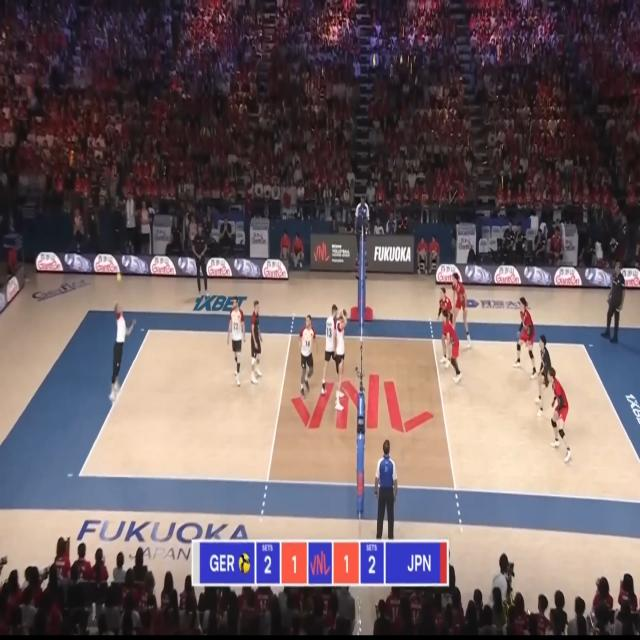
#> input picture dataset/train/images/clip_one/clip_one_mp4-0000_jpg.rf.0714a8d9be79d5562af2e560723562b4.jpg, 640 x 640 px
$ jupyter execute --allow-errors cv2-background-subtract.ipynb
#> lines starting #> are read from the running program, lines starting #| are printed output that depends on the picture; after the words box and inside, x2 and y2 are one past the last pixel; in counts of white or black regions, pixels touching at a corner belong together
[cell 1]
from __future__ import print_function
import cv2 as cv
import os
import numpy as np

def process_background_subtraction(image_folder):
#> called with image_folder = './dataset/train/images/clip_one'
    background_subtractors = [
        cv.createBackgroundSubtractorMOG2(history=1000),
        # cv.createBackgroundSubtractorKNN()
    ]

    fourcc = cv.VideoWriter_fourcc(*'mp4v')
    fps = 30
    image_files = [f for f in os.listdir(image_folder) if f.endswith(('.jpg', '.png'))]
    first_frame = cv.imread(os.path.join(image_folder, image_files[0]))
#> first_frame is the input picture: shape (640, 640, 3); mean B, G, R 99, 96.8, 112.3
    if first_frame is not None:
        frame_size = (first_frame.shape[1], first_frame.shape[0])
#> frame_size = (640, 640)
    else:
        raise ValueError("No valid images found in the specified directory.")

    for backSub in background_subtractors:
        # set params
        backSub.setDetectShadows(False)
        backSub.setBackgroundRatio(0.99999)

        sub_dir = f'./output/output_{backSub.__class__.__name__}'
        os.makedirs(sub_dir, exist_ok=True)
        output_file = os.path.join(sub_dir, f'output_{os.path.basename(image_folder)}.mp4')
        out = cv.VideoWriter(output_file, fourcc, fps, frame_size)

        for image_file in image_files:
            image_path = os.path.join(image_folder, image_file)
            frame = cv.imread(image_path)

            if frame is None:
                print('Unable to open: ' + image_path)
                continue

            fgMask = backSub.apply(frame)
#> fgMask: shape (640, 640); every value is 255

            # Remove noise from the foreground mask
            noise_removal_kernel = cv.getStructuringElement(cv.MORPH_ELLIPSE, (5, 5))
            cleanedMask = cv.morphologyEx(fgMask, cv.MORPH_OPEN, noise_removal_kernel)

            # Apply closing operation to fill small holes
            closedMask = cv.morphologyEx(cleanedMask, cv.MORPH_CLOSE, noise_removal_kernel)

            # Detect circles in the closed mask
            circles = cv.HoughCircles(closedMask, cv.HOUGH_GRADIENT, dp=1, minDist=20,
                                       param1=50, param2=30, minRadius=1, maxRadius=2)
#> circles = None

            # If circles are detected, draw them on the frame
            if circles is not None:
                circles = np.uint16(np.around(circles))
                for i in circles[0, :]:
                    # Draw the outer circle
                    cv.circle(frame, (i[0], i[1]), i[2], (0, 255, 0), 2)
                    # Draw the center of the circle
                    cv.circle(frame, (i[0], i[1]), 2, (0, 0, 255), 3)

            # Write the original frame and the closed mask to the video
            out.write(frame)
            out.write(closedMask)

            cv.rectangle(frame, (10, 2), (100, 20), (255, 255, 255), -1)
            cv.putText(frame, str(image_file), (15, 15), cv.FONT_HERSHEY_SIMPLEX, 0.5, (0, 0, 0))
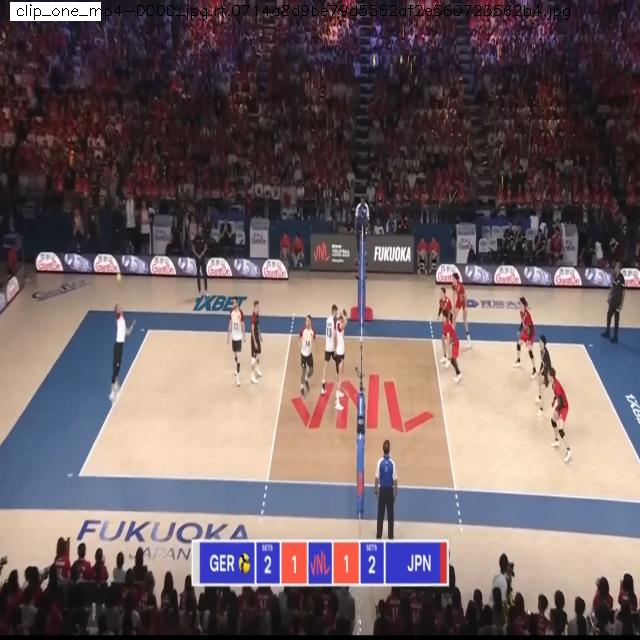
#> frame: shape (640, 640, 3); mean B, G, R 99.6, 97.6, 112.9

            cv.imshow('Frame', frame)
            cv.imshow(f'Closed FG Mask', closedMask)

            keyboard = cv.waitKey(30)
#> (key q is pressed here)
            if keyboard == ord('q') or keyboard == 27:
                break

        out.release()
        cv.destroyAllWindows()

clip_directories = ['./dataset/train/images/clip_one',
                    './dataset/train/images/clip_two',
                    './dataset/train/images/clip_three',
                    './dataset/train/images/clip_four']

#> (the rest of this cell did not finish here and is left out)

[cell 2]
from __future__ import print_function
import cv2 as cv
import os

def process_background_subtraction(image_folder):
#> called with image_folder = './dataset/train/images/clip_one'
    background_subtractors = [
        cv.createBackgroundSubtractorMOG2(),
        cv.createBackgroundSubtractorKNN(),
        cv.bgsegm.createBackgroundSubtractorMOG(),
        cv.bgsegm.createBackgroundSubtractorGMG()
    ]


# The GMG (Geodesic Object Tracking) background subtractor may only show results near the end of the video due to its reliance on a learning process that requires a sufficient number of frames to adapt to the scene. If the initial frames do not contain enough information for it to learn the background effectively, it may take longer to produce accurate foreground masks.

    fourcc = cv.VideoWriter_fourcc(*'mp4v')
    fps = 30
    image_files = [f for f in os.listdir(image_folder) if f.endswith(('.jpg', '.png'))]
    first_frame = cv.imread(os.path.join(image_folder, image_files[0]))
    if first_frame is not None:
        frame_size = (first_frame.shape[1] * 2, first_frame.shape[0] * 2)
#> frame_size = (1280, 1280)
    else:
        raise ValueError("No valid images found in the specified directory.")

    sub_dir = './output/output_combined'
    os.makedirs(sub_dir, exist_ok=True)
    output_file = os.path.join(sub_dir, f'output_{os.path.basename(image_folder)}.mp4')
    out = cv.VideoWriter(output_file, fourcc, fps, frame_size)

    for image_file in image_files:
        image_path = os.path.join(image_folder, image_file)
        frame = cv.imread(image_path)

        if frame is None:
            print('Unable to open: ' + image_path)
            continue

        fgMasks = [bg_subtractor.apply(frame) for bg_subtractor in background_subtractors]
#> fgMasks = 4 items
        fgMasks_colored = [cv.cvtColor(fgMask, cv.COLOR_GRAY2BGR) for fgMask in fgMasks]
#> fgMasks_colored = 4 items

        # Arrange the frames in a 2x2 grid
        combined_frame = cv.vconcat([
            cv.hconcat(fgMasks_colored[:2]),
            cv.hconcat(fgMasks_colored[2:])
        ])
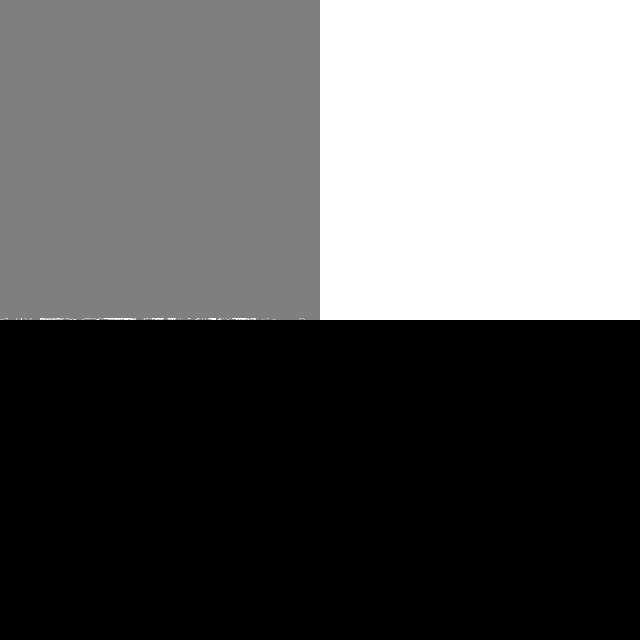
#> combined_frame: shape (1280, 1280, 3) (shown at 1/2 size); min 0, max 255, mean 95.6

        for i, bg_subtractor in enumerate(background_subtractors):
            cv.putText(combined_frame, bg_subtractor.__class__.__name__, (10 + (i % 2) * (frame_size[0] // 2), 30 + (i // 2) * (frame_size[1] // 2)), cv.FONT_HERSHEY_SIMPLEX, 0.5, (255, 255, 255), 1)
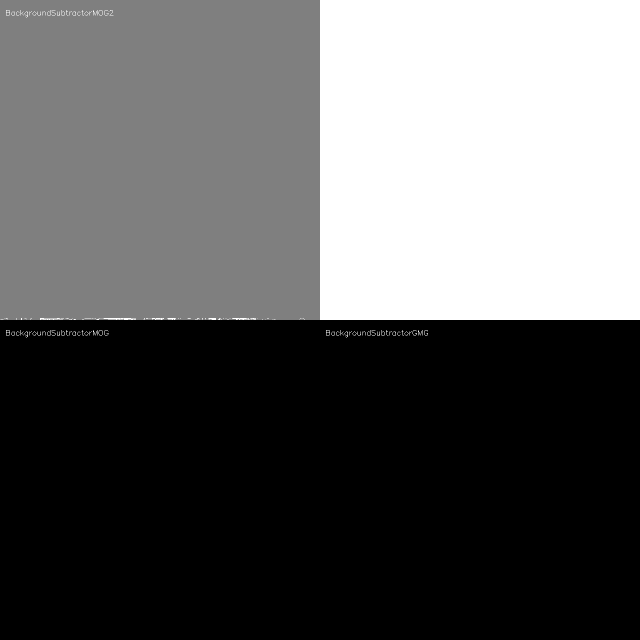
#> combined_frame: shape (1280, 1280, 3) (shown at 1/2 size); 0.09% of pixels changed, all inside (x1, y1, x2, y2) = (12, 20, 856, 675)

        out.write(combined_frame)

        cv.imshow('Combined Frame', combined_frame)

        keyboard = cv.waitKey(30)
#> (key q is pressed here)
        if keyboard == ord('q') or keyboard == 27:
            break

    out.release()
    cv.destroyAllWindows()

clip_directories = ['./dataset/train/images/clip_one',
                    './dataset/train/images/clip_two',
                    './dataset/train/images/clip_three',
                    './dataset/train/images/clip_four']

#> (the rest of this cell did not finish here and is left out)

[cell 3]
# %pip install opencv-python opencv-contrib-python --user

[cell 4]
import cv2 as cv

input_file = './output/output_combined/output_clip_two.mp4'
cap = cv.VideoCapture(input_file)

original_width = int(cap.get(cv.CAP_PROP_FRAME_WIDTH))
#> original_width = 640
original_height = int(cap.get(cv.CAP_PROP_FRAME_HEIGHT))
#> original_height = 640

new_width = original_width // 2
#> new_width = 320
new_height = original_height // 2
#> new_height = 320

output_file = './output/output_combined/output_clip_two_downsized.mp4'
fourcc = cv.VideoWriter_fourcc(*'mp4v')
#> fourcc = 1983148141
out = cv.VideoWriter(output_file, fourcc, 30.0, (new_width, new_height))

while cap.isOpened():
    ret, frame = cap.read()
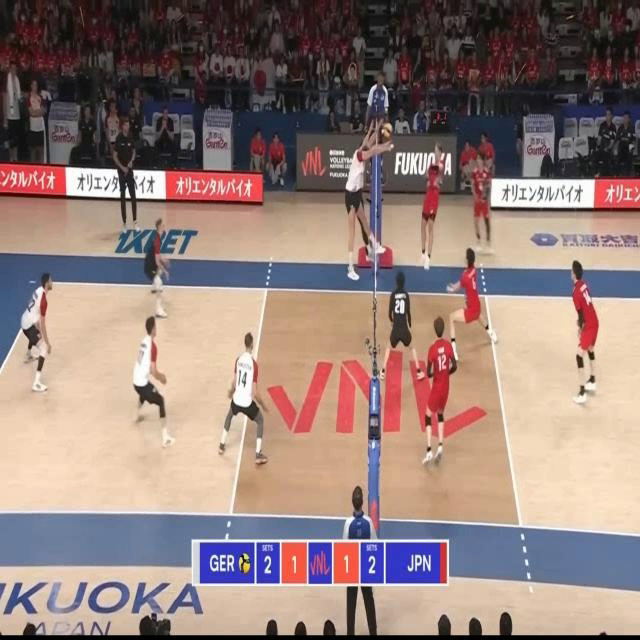
#> input picture frame 13 of output/output_BackgroundSubtractorKNN/output_clip_two.mp4, 640 x 640 px
#> frame is the input picture: shape (640, 640, 3); mean B, G, R 122, 127.3, 148.1
    if not ret:
        break

    downsized_frame = cv.resize(frame, (new_width, new_height))
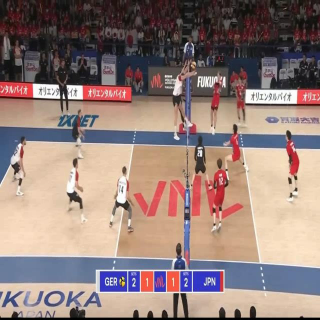
#> downsized_frame: shape (320, 320, 3); mean B, G, R 122.1, 127.5, 148.3

    out.write(downsized_frame)

cap.release()
out.release()
cv.destroyAllWindows()
